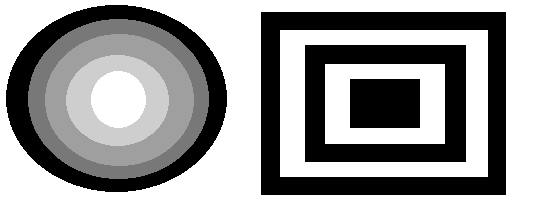
#> input picture Data/two.png, 544 x 219 px
$ python 01EdgeDetection.py
#> lines starting #> are read from the running program, lines starting #| are printed output that depends on the picture
import cv2 as cv
import numpy as np

Path = 'Data/'
Name = 'two.png'
FullName = Path+Name

img = cv.imread(FullName)
#> img is the input picture: shape (219, 544, 3); min 0, max 255, mean 159.8
# img = cv.imread(FullName, cv.IMREAD_GRAYSCALE)


# ********* 기본 1X2, 2X1 필터 *********
# # X축 Filter
# kernel1 = np.array()
# dst1 = cv.filter2D(img, -1, kernel1)
#
# # Y축 Filter
# kernel2 = np.array()
# dst2 = cv.filter2D(img, -1, kernel2)
#
# cv.imshow('X', dst1)
# cv.imshow('Y', dst2)
# cv.imshow('Sum', dst1 + dst2)


# ************* Roberts Cross Filter *********
# # X축 Filter
# roberts_x = np.array()
# RobertsX = cv.filter2D(img, -1, roberts_x)
#
# # Y축 Filter
# roberts_y = np.array()
# RobertsY = cv.filter2D(img, -1, roberts_y)
#
# cv.imshow('robertsX', RobertsX)
# cv.imshow('robertsY', RobertsY)
# cv.imshow('Roberts', RobertsX + RobertsY)


# ************ Prewitt Filter *********
# # X축 Filter
# prewitt_x = np.array()
# PrewittX = cv.filter2D(img, -1, prewitt_x)
#
# # Y축 Filter
# prewitt_y = np.array()
# PrewittY = cv.filter2D(img, -1, prewitt_y)
#
# cv.imshow('prewittX', PrewittX)
# cv.imshow('prewittY', PrewittY)
# cv.imshow('Prewitt', PrewittX + PrewittY)


# ************ Scharr Filter *********
# # X축 Filter
# scharr_x = np.array([[-3, 0, 3], [-10, 0, 10], [-3, 0, 3]])
# ScharrX = cv.filter2D(img, -1, scharr_x)
#
# # Y축 Filter
# scharr_y = np.array([[-3, -10, -3], [0, 0, 0], [3, 10, 3]])
# ScharrY = cv.filter2D(img, -1, scharr_y)
#
# cv.imshow('scharrX', ScharrX)
# cv.imshow('scharrY', ScharrY)
# cv.imshow('Scharr', ScharrX + ScharrY)


# ************ Laplacian Filter ***********
# X축 Filter
laplacian = np.array([[1, 1, 1], [1, -8, 1], [1, 1, 1]])
Laplacian = cv.filter2D(img, -1, laplacian)
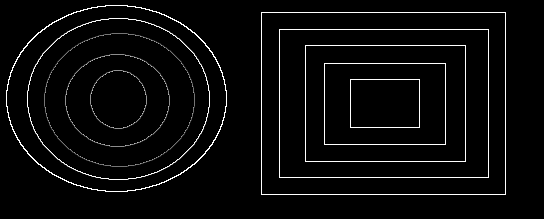
#> Laplacian: shape (219, 544, 3); min 0, max 255, mean 9.9

cv.imshow('Laplacian', Laplacian)


cv.imshow('Original', img)
cv.waitKey(0)
cv.destroyAllWindows()
